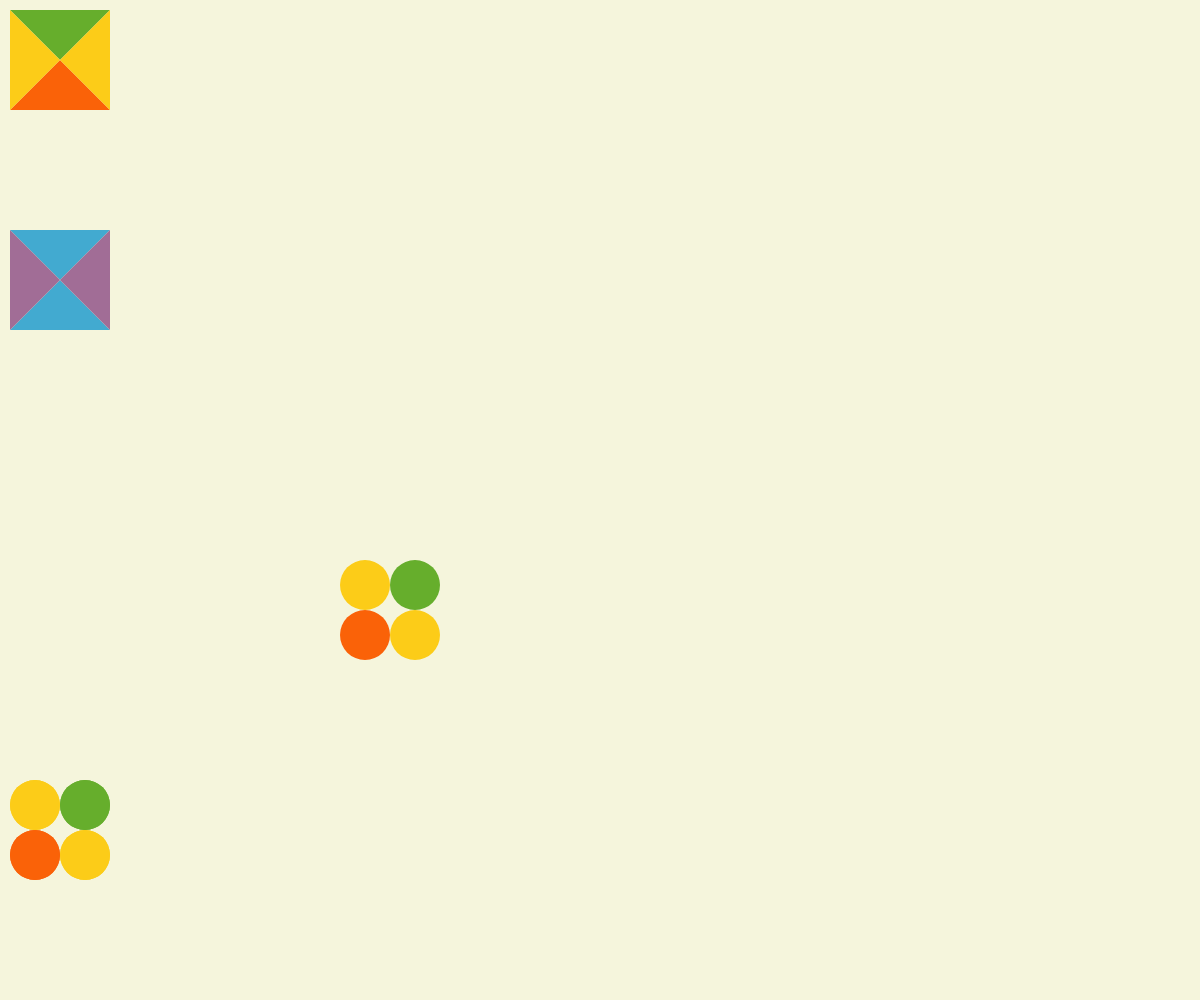
Frame 1 (no input)
Frame 60 (no input): identical to frame 1, image omitted
Frame 120 (the mouse pressed at the canvas centre since frame 60): identical to frame 1, image omitted

The p5.js sketch that drew this single still picture (run headless with seeded random() and noise() and a simulated clock; from frame 60 on, the mouse is pressed at the canvas centre):

// p5.js sketch
// ── sketch.js
function setup() {
  createCanvas(windowWidth, windowHeight);
  noStroke();
}

// draw square divided into 4 triangles
function drawSquare4(x, y, topColor1, topColor2, bottomColor1, bottomColor2, middleColor) {

  let xPos = x;
  let yPos = y;

  if (xPos < mouseX && mouseX < (xPos + 100) && mouseY > yPos && mouseY < (yPos + 100)) {
    fill(topColor1);
  } else {
    fill(topColor2);
  }
  triangle(xPos, yPos, xPos + 100, yPos, xPos + 50, yPos + 50);

  if (xPos < mouseX && mouseX < (xPos + 100) && mouseY > yPos && mouseY < (yPos + 100)) {
    fill(bottomColor1);
  } else {
    fill(bottomColor2);
  }
  triangle(xPos + 50, yPos + 50, xPos + 100, yPos + 100, xPos, yPos + 100);

  fill(middleColor);
  triangle(xPos, yPos + 100, xPos, yPos, xPos + 50, yPos + 50);
  triangle(xPos + 100, yPos, xPos + 100, yPos + 100, xPos + 50, yPos + 50);
}

//draw 4 circles
function drawCircle4(x, y, topColor1, topColor2, bottomColor1, bottomColor2, middleColor) {

  let xPos = x;
  let yPos = y;

  if (xPos < mouseX && mouseX < (xPos + 100) && mouseY > yPos && mouseY < (yPos + 100)) {
    fill(topColor1);
  } else {
    fill(topColor2);
  }
  ellipse(xPos + 75, yPos + 25, 50,50);

  if (xPos < mouseX && mouseX < (xPos + 100) && mouseY > yPos && mouseY < (yPos + 100)) {
    fill(bottomColor1);
  } else {
    fill(bottomColor2);
  }
  ellipse(xPos + 25, yPos + 75, 50,50);

  fill(middleColor);
  ellipse(xPos + 25, yPos + 25, 50,50);
  ellipse(xPos + 75, yPos + 75, 50,50);
}

function draw() {
  background('beige');

  let x1 = 10;
  let y1 = 10; 

  drawSquare4(x1, y1, 'rgb(242, 28, 0)', 'rgb(102, 174, 44)', 'rgb(251, 165, 156)', 'rgb(250, 98, 8)', 'rgb(252, 204, 24)');
  drawSquare4(x1, y1 + 220, 'rgb(251, 165, 156)', 'rgb(66,170,208)', 'rgb(251, 165, 156)', 'rgb(66,170,208)', 'rgb(161,109,150)');
  drawCircle4(x1, y1 + 770,'rgb(242, 28, 0)', 'rgb(102, 174, 44)', 'rgb(251, 165, 156)', 'rgb(250, 98, 8)', 'rgb(252, 204, 24)');
  drawCircle4(x1, y1 + 770,'rgb(242, 28, 0)', 'rgb(102, 174, 44)', 'rgb(251, 165, 156)', 'rgb(250, 98, 8)', 'rgb(252, 204, 24)');
  drawCircle4(x1 + 330, y1 + 550,'rgb(242, 28, 0)', 'rgb(102, 174, 44)', 'rgb(251, 165, 156)', 'rgb(250, 98, 8)', 'rgb(252, 204, 24)');

}
